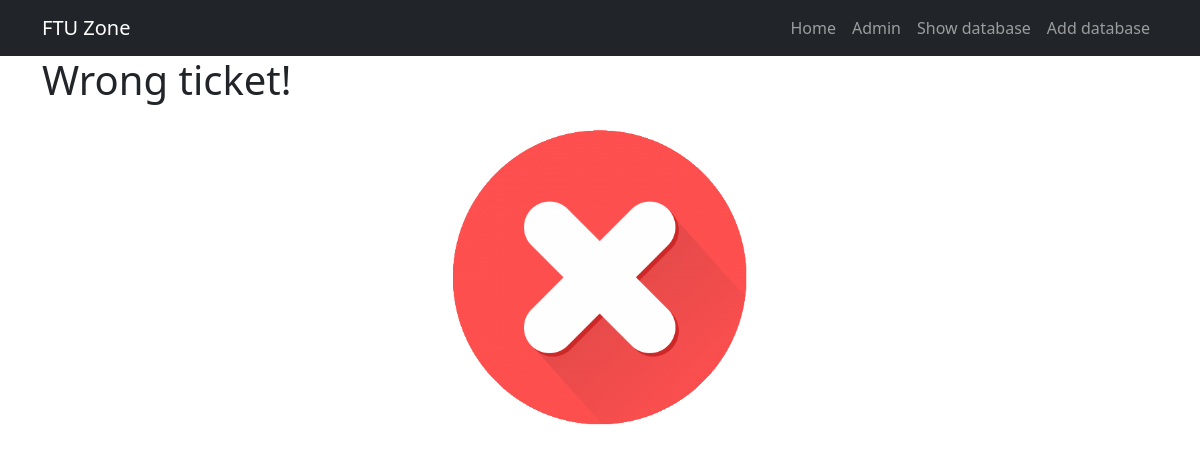
/app/scan/c9cb06f845294e5f86c78bc1e04beb45/, run on an earlier commit of the app's database.
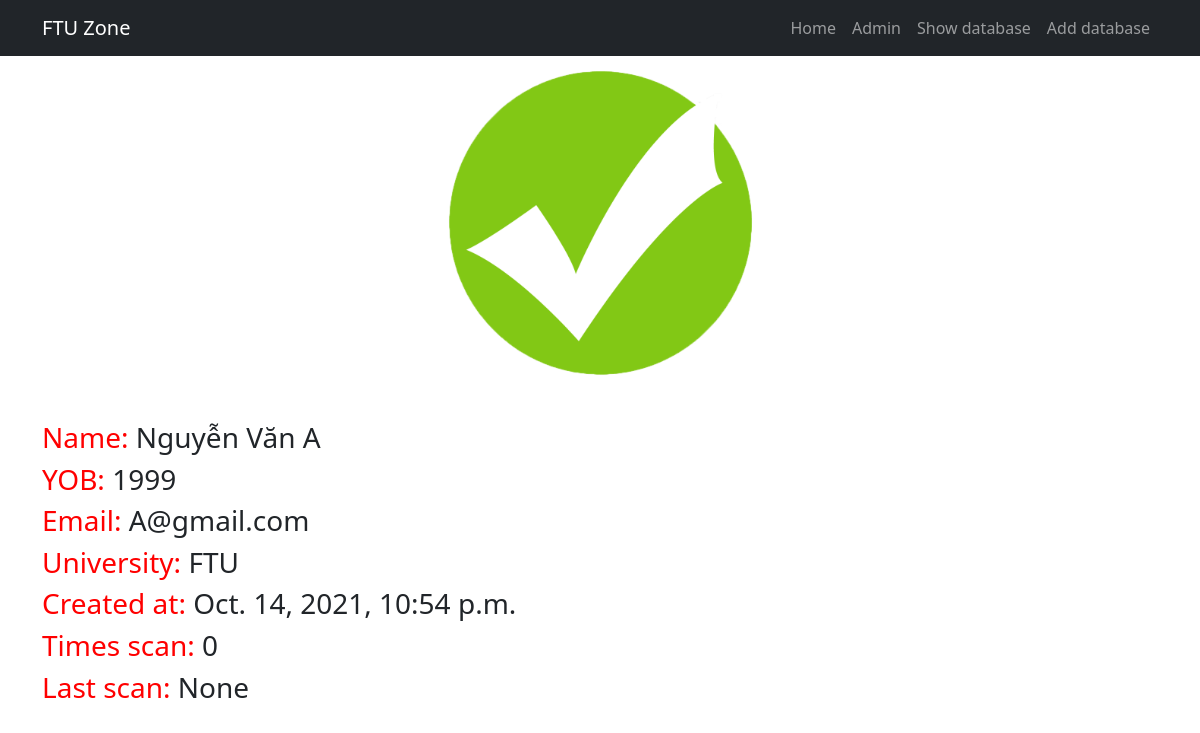
And on a later commit of the database.
### checkapp/models.py (models this page shows, shortened)
class Customers(models.Model):
  user_id = models.UUIDField(primary_key=True, default=uuid.uuid4, editable=False)
  name = models.CharField(max_length=256)
  CardId = models.CharField(max_length=20, blank=True)
  YearofBirth = models.IntegerField(blank=True)
  email = models.EmailField(default="@gmail.com")
  phone = models.CharField(max_length=15, blank=True)
  school = models.CharField(max_length=256)
  created_time = models.DateTimeField(default=datetime.now, editable=False)
  times_of_scan = models.IntegerField(default=0, editable=False)
  last_scanned = models.DateTimeField(blank=True, null=True)

### checkapp/views.py (the view)
# urls.py: path('scan/<slug:id>/', views.scan, name="scan")
def scan(req, id):
  checkFirsttime = False
  try:
    result = get_object_or_404(Customers, user_id = id)
    if result.times_of_scan == 0:
      checkFirsttime = True
    new_times = result.times_of_scan + 1
    new_scan_date = datetime.today()
    Customers.objects.filter(user_id = id).update(times_of_scan = new_times, last_scanned = new_scan_date)
  except:
    result = None
  return render(req, "checkapp/scan.html", {"th_data": result, "th_check": checkFirsttime})

### templates/checkapp/scan.html
<!DOCTYPE html>
{% extends "checkapp/base.html" %}
{% load static %}
{% block body_block %}
  {% if th_data == None %}
    <h1>Wrong ticket!</h1>
    <img src="{% static 'images/wrong.png' %}" class="scan-img" alt="">
  {% else %}
    {% if th_check %}
      <img src="{% static 'images/tick.png' %}" alt="" class="scan-img">
    {% else %}
      <img src="{% static 'images/warning.png' %}" alt="" class="scan-img">
    {% endif %}
    <div class="scan-info">
      <h3><span class = "scan-attr">Name:</span> {{ th_data.name }}</h3>
      <h3><span class = "scan-attr">YOB:</span> {{ th_data.YearofBirth }}</h3>
      <h3><span class = "scan-attr">Email:</span> {{ th_data.email }}</h3>
      <h3><span class = "scan-attr">University:</span> {{ th_data.school }}</h3>
      <h3><span class = "scan-attr">Created at:</span> {{ th_data.created_time }}</h3>
      <h3><span class = "scan-attr">Times scan:</span> {{ th_data.times_of_scan }}</h3>
      <h3><span class = "scan-attr">Last scan:</span> {{ th_data.last_scanned }}</h3>
    </div>
  {% endif %}
{% endblock %}

### templates/checkapp/base.html (shortened to what this page needs)
<!DOCTYPE html>
{% load static %}
<html lang="en">
<head>
  <link href="https://cdn.jsdelivr.net/npm/bootstrap@5.1.3/dist/css/bootstrap.min.css" rel="stylesheet">
  <link rel="stylesheet" href="{% static 'css/style.css' %}">
</head>
<body>
  <nav class="navbar navbar-expand-lg navbar-dark bg-dark">
    <div class="container">
      <a class="navbar-brand" href="{% url 'index' %}">FTU Zone</a>
      <div class="collapse navbar-collapse" id="navbarSupportedContent">
        <ul class="navbar-nav ms-auto mb-2 mb-lg-0">
          <li class="nav-item">
            <a class="nav-link" aria-current="page" href="{% url 'index' %}">Home</a>
          </li>
          <li class="nav-item">
            <a class="nav-link" aria-current="page" href="{% url 'admin:index' %}">Admin</a>
          </li>
          <li class="nav-item">
            <a class="nav-link" href="{% url 'app:showdtb' %}">Show database</a>
          </li>
          <li class="nav-item">
            <a class="nav-link" href="{% url 'app:adddtb' %}">Add database</a>
          </li>
        </ul>
      </div>
    </div>
  </nav>
  <div class="container">
    {% block body_block %}
    {% endblock %}
  </div>
</body>
</html>

### static/css/style.css (style rules this page uses)
.scan-img { width: 30%; margin: auto; display: block; }
.scan-info { margin: 15px auto; }
.scan-attr { color: red }

What changed in the data, as far as the page shows it:
added Customers: name "Nguyễn Văn A", YearofBirth "1999", email "A@gmail.com", school "FTU", created_time "Oct. 14, 2021, 10:54 p.m.", times_of_scan "0", last_scanned "None"
Also different on the page:
text no longer shown: "Wrong ticket!"
text now shown: "Name: YOB: Email: University: Created at: Times scan: Last scan:"
